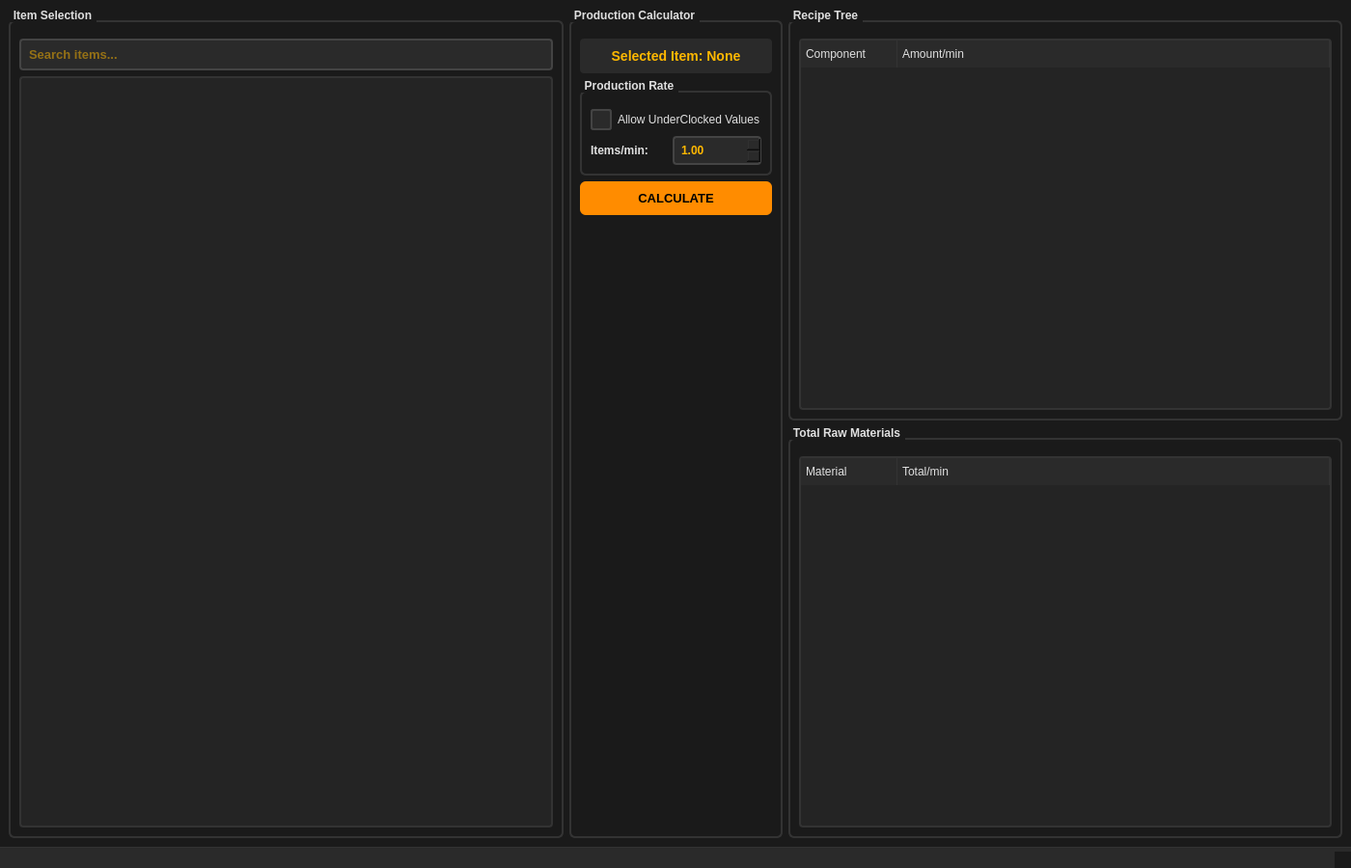
<?xml version="1.0" encoding="UTF-8"?>
<ui version="4.0">
 <class>MainWindow</class>
 <widget class="QMainWindow" name="MainWindow">
  <property name="geometry">
   <rect>
    <x>0</x>
    <y>0</y>
    <width>1400</width>
    <height>900</height>
   </rect>
  </property>
  <property name="windowTitle">
   <string>Satisfactory Calculator - Production Analyzer</string>
  </property>
  <property name="styleSheet">
   <string>QMainWindow {
    background-color: #1a1a1a;
    color: #e0e0e0;
}

QWidget {
    background-color: #1a1a1a;
    color: #e0e0e0;
}

QLabel {
    color: #e0e0e0;
    font-weight: 500;
}

QLineEdit {
    background-color: #2a2a2a;
    color: #ffb800;
    border: 2px solid #444444;
    border-radius: 4px;
    padding: 6px;
    font-weight: bold;
    font-size: 13px;
}

QLineEdit:focus {
    border: 2px solid #ffb800;
    background-color: #252525;
}

QListWidget {
    background-color: #242424;
    color: #e0e0e0;
    border: 2px solid #333333;
    border-radius: 4px;
    outline: none;
}

QListWidget::item {
    padding: 8px;
    border-bottom: 1px solid #333333;
}

QListWidget::item:hover {
    background-color: #333333;
}

QListWidget::item:selected {
    background-color: #ffb800;
    color: #1a1a1a;
    font-weight: bold;
}

QTreeWidget {
    background-color: #242424;
    color: #e0e0e0;
    border: 2px solid #333333;
    border-radius: 4px;
    outline: none;
    gridline-color: #333333;
}

QTreeWidget::item {
    padding: 4px;
    border-bottom: 1px solid #2a2a2a;
}

QTreeWidget::item:hover {
    background-color: #2f2f2f;
}

QTreeWidget::item:selected {
    background-color: #ffb800;
    color: #1a1a1a;
}

QHeaderView::section {
    background-color: #2a2a2a;
    color: #e0e0e0;
    padding: 5px;
    border: none;
    border-right: 1px solid #333333;
}

QCheckBox {
    color: #e0e0e0;
    spacing: 6px;
}

QCheckBox::indicator {
    width: 18px;
    height: 18px;
    border-radius: 3px;
}

QCheckBox::indicator:unchecked {
    background-color: #2a2a2a;
    border: 2px solid #444444;
}

QCheckBox::indicator:unchecked:hover {
    border: 2px solid #ffb800;
}

QCheckBox::indicator:checked {
    background-color: #ff8c00;
    border: 2px solid #ff8c00;
}

QCheckBox::indicator:checked:hover {
    background-color: #ffb800;
    border: 2px solid #ffb800;
}

QCheckBox::indicator:checked:pressed {
    background-color: #e67e00;
    border: 2px solid #e67e00;
}

QPushButton {
    background-color: #ff8c00;
    color: #000000;
    border: none;
    border-radius: 6px;
    padding: 10px 24px;
    font-weight: bold;
    font-size: 13px;
}

QPushButton:hover {
    background-color: #ffb800;
}

QPushButton:pressed {
    background-color: #e67e00;
}

QSpinBox, QDoubleSpinBox {
    background-color: #2a2a2a;
    color: #ffb800;
    border: 2px solid #444444;
    border-radius: 4px;
    padding: 5px;
    font-weight: bold;
}

QSpinBox:focus, QDoubleSpinBox:focus {
    border: 2px solid #ffb800;
}

QComboBox {
    background-color: #2a2a2a;
    color: #e0e0e0;
    border: 2px solid #444444;
    border-radius: 4px;
    padding: 5px;
}

QComboBox:focus {
    border: 2px solid #ffb800;
}

QComboBox QAbstractItemView {
    background-color: #2a2a2a;
    color: #e0e0e0;
    border: 2px solid #444444;
    selection-background-color: #ffb800;
    selection-color: #1a1a1a;
}

QScrollBar:vertical {
    background-color: #242424;
    width: 12px;
    border: none;
}

QScrollBar::handle:vertical {
    background-color: #555555;
    border-radius: 6px;
    min-height: 20px;
}

QScrollBar::handle:vertical:hover {
    background-color: #ffb800;
}

QScrollBar:horizontal {
    background-color: #242424;
    height: 12px;
    border: none;
}

QScrollBar::handle:horizontal {
    background-color: #555555;
    border-radius: 6px;
    min-width: 20px;
}

QScrollBar::handle:horizontal:hover {
    background-color: #ffb800;
}

QGroupBox {
    color: #e0e0e0;
    border: 2px solid #333333;
    border-radius: 6px;
    margin-top: 12px;
    padding-top: 8px;
    font-weight: bold;
}

QGroupBox::title {
    subcontrol-origin: margin;
    subcontrol-position: top left;
    padding: 0 3px;
}
</string>
  </property>
  <widget class="QWidget" name="centralwidget">
   <layout class="QHBoxLayout" name="horizontalLayout_main">
    <item>
     <widget class="QGroupBox" name="itemSelectionBox">
      <property name="title">
       <string>Item Selection</string>
      </property>
      <layout class="QVBoxLayout" name="verticalLayout_items">
       <item>
        <widget class="QLineEdit" name="searchLineEdit">
         <property name="placeholderText">
          <string>Search items...</string>
         </property>
        </widget>
       </item>
       <item>
        <widget class="QListWidget" name="itemListWidget">
         <property name="selectionMode">
          <enum>QAbstractItemView::SingleSelection</enum>
         </property>
        </widget>
       </item>
      </layout>
     </widget>
    </item>
    <item>
     <widget class="QGroupBox" name="calculatorBox">
      <property name="title">
       <string>Production Calculator</string>
      </property>
      <layout class="QVBoxLayout" name="verticalLayout_calc">
       <item>
        <widget class="QLabel" name="selectedItemLabel">
         <property name="styleSheet">
          <string>QLabel {
    color: #ffb800;
    font-size: 14px;
    font-weight: bold;
    padding: 10px;
    background-color: #2a2a2a;
    border-radius: 4px;
}</string>
         </property>
         <property name="text">
          <string>Selected Item: None</string>
         </property>
         <property name="alignment">
          <set>Qt::AlignCenter</set>
         </property>
        </widget>
       </item>
       <item>
        <widget class="QGroupBox" name="rateInputBox">
         <property name="title">
          <string>Production Rate</string>
         </property>
         <layout class="QVBoxLayout" name="verticalLayout_rate">
          <item>
           <layout class="QHBoxLayout" name="horizontalLayout"/>
          </item>
          <item>
           <widget class="QCheckBox" name="allowUnderClocking">
            <property name="toolTip">
             <string extracomment="Allows values less than the default rate"/>
            </property>
            <property name="toolTipDuration">
             <number>5</number>
            </property>
            <property name="text">
             <string>Allow UnderClocked Values</string>
            </property>
           </widget>
          </item>
          <item>
           <layout class="QHBoxLayout" name="horizontalLayout_rate">
            <item>
             <widget class="QLabel" name="rateLabel">
              <property name="text">
               <string>Items/min:</string>
              </property>
             </widget>
            </item>
            <item>
             <widget class="QDoubleSpinBox" name="rateSpinBox">
              <property name="minimum">
               <double>0.100000000000000</double>
              </property>
              <property name="maximum">
               <double>999999.000000000000000</double>
              </property>
              <property name="singleStep">
               <double>0.100000000000000</double>
              </property>
              <property name="value">
               <double>1.000000000000000</double>
              </property>
             </widget>
            </item>
           </layout>
          </item>
         </layout>
        </widget>
       </item>
       <item>
        <widget class="QPushButton" name="calculateButton">
         <property name="text">
          <string>CALCULATE</string>
         </property>
        </widget>
       </item>
       <item>
        <spacer name="verticalSpacer">
         <property name="orientation">
          <enum>Qt::Vertical</enum>
         </property>
         <property name="sizeHint" stdset="0">
          <size>
           <width>20</width>
           <height>40</height>
          </size>
         </property>
        </spacer>
       </item>
      </layout>
     </widget>
    </item>
    <item>
     <layout class="QVBoxLayout" name="rightPanel">
      <item>
       <widget class="QGroupBox" name="recipieTreeBox">
        <property name="title">
         <string>Recipe Tree</string>
        </property>
        <layout class="QVBoxLayout" name="verticalLayout_tree">
         <item>
          <widget class="QTreeWidget" name="recipeTreeWidget">
           <property name="uniformRowHeights">
            <bool>false</bool>
           </property>
           <property name="columnCount">
            <number>2</number>
           </property>
           <column>
            <property name="text">
             <string>Component</string>
            </property>
           </column>
           <column>
            <property name="text">
             <string>Amount/min</string>
            </property>
           </column>
          </widget>
         </item>
        </layout>
       </widget>
      </item>
      <item>
       <widget class="QGroupBox" name="rawMaterialsBox">
        <property name="title">
         <string>Total Raw Materials</string>
        </property>
        <layout class="QVBoxLayout" name="verticalLayout_raw">
         <item>
          <widget class="QTreeWidget" name="rawMaterialsTreeWidget">
           <property name="uniformRowHeights">
            <bool>false</bool>
           </property>
           <property name="columnCount">
            <number>2</number>
           </property>
           <column>
            <property name="text">
             <string>Material</string>
            </property>
           </column>
           <column>
            <property name="text">
             <string>Total/min</string>
            </property>
           </column>
          </widget>
         </item>
        </layout>
       </widget>
      </item>
     </layout>
    </item>
   </layout>
  </widget>
  <widget class="QStatusBar" name="statusbar">
   <property name="styleSheet">
    <string>QStatusBar {
    background-color: #2a2a2a;
    color: #e0e0e0;
    border-top: 1px solid #333333;
}</string>
   </property>
  </widget>
 </widget>
 <resources/>
 <connections/>
</ui>
